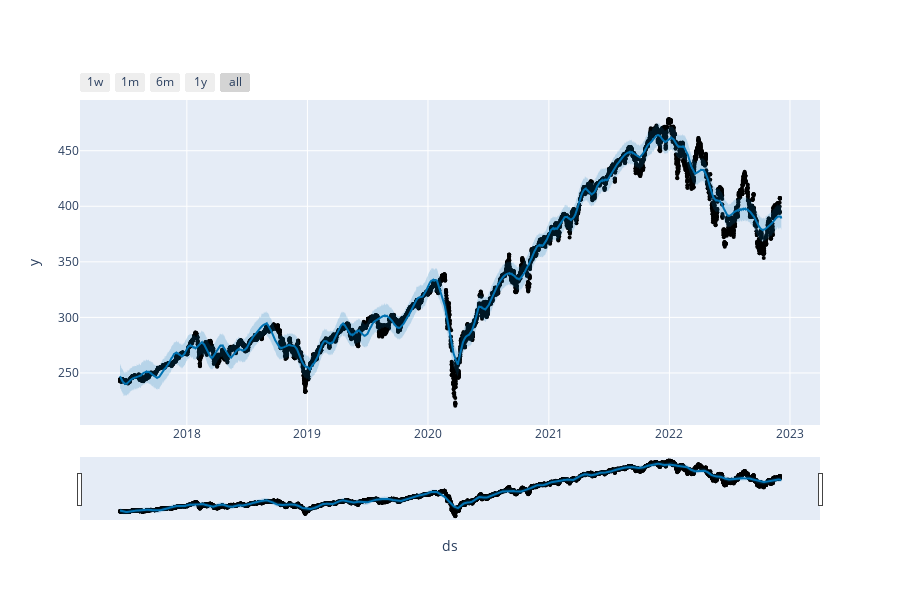

Here is the notebook cell this chart was saved with:
### Code cell
# Python
from prophet.plot import plot_plotly, plot_components_plotly

plot_plotly(m, forecast)

### Figure 1 — Plotly figure (JSON) as saved in the notebook; plotly's stock layout.template omitted (floating-point values rounded to 4 significant figures; data arrays with more than 128 entries replaced by an {"elided": "..."} marker saying what was removed)
{"data": [{"marker": {"color": "black", "size": 4}, "mode": "markers", "name": "Actual", "type": "scatter", "x": {"elided": "9993 str values"}, "y": {"elided": "9993 float values"}}, {"hoverinfo": "skip", "line": {"width": 0}, "mode": "lines", "type": "scatter", "x": {"elided": "9997 str values"}, "y": {"elided": "9997 float values"}}, {"fill": "tonexty", "fillcolor": "rgba(0, 114, 178, 0.2)", "line": {"color": "#0072B2", "width": 2}, "mode": "lines", "name": "Predicted", "type": "scatter", "x": {"elided": "9997 str values"}, "y": {"elided": "9997 float values"}}, {"fill": "tonexty", "fillcolor": "rgba(0, 114, 178, 0.2)", "hoverinfo": "skip", "line": {"width": 0}, "mode": "lines", "type": "scatter", "x": {"elided": "9997 str values"}, "y": {"elided": "9997 float values"}}], "layout": {"height": 600, "showlegend": false, "width": 900, "xaxis": {"rangeselector": {"buttons": [{"count": 7, "label": "1w", "step": "day", "stepmode": "backward"}, {"count": 1, "label": "1m", "step": "month", "stepmode": "backward"}, {"count": 6, "label": "6m", "step": "month", "stepmode": "backward"}, {"count": 1, "label": "1y", "step": "year", "stepmode": "backward"}, {"step": "all"}]}, "rangeslider": {"visible": true}, "title": {"text": "ds"}, "type": "date"}, "yaxis": {"title": {"text": "y"}}}}
